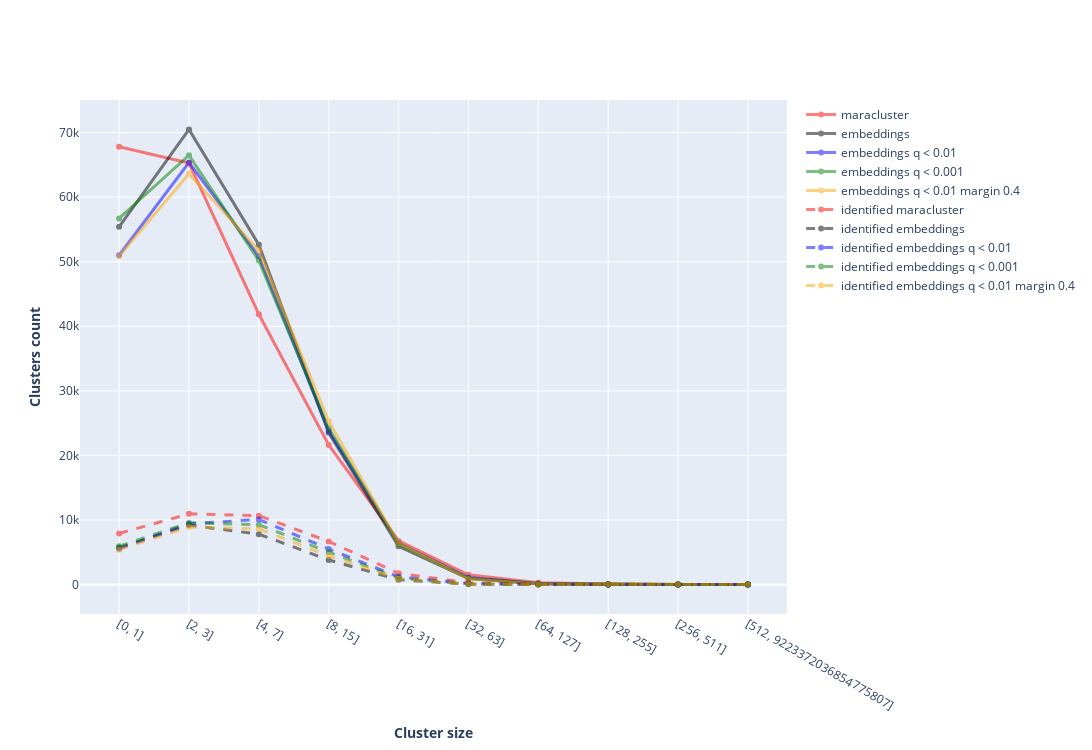

Source (notebook cell):
### Code cell
fig = go.Figure()

fig.update_layout(yaxis_title="<b>Clusters count</b>",
                  xaxis_title="<b>Cluster size</b>",
                  width=1500, height=750)

fig.add_trace(go.Scatter(x = maraclusters_quality['size'], 
                         y = maraclusters_quality['clusters'], 
                         mode="markers+lines",
                         name="maracluster",
                         opacity=0.5,
                         line=dict(color="red", width=3)))

fig.add_trace(go.Scatter(x = embeddings_quality['size'], 
                         y = embeddings_quality['clusters'], 
                         mode="markers+lines",
                         name="embeddings",
                         opacity=0.5,
                         line=dict(color="black", width=3)))

fig.add_trace(go.Scatter(x = q01_quality['size'], 
                         y = q01_quality['clusters'], 
                         mode="markers+lines",
                         name="embeddings q < 0.01",
                         opacity=0.5,
                         line=dict(color="blue", width=3)))

fig.add_trace(go.Scatter(x = q001_quality['size'], 
                         y = q001_quality['clusters'], 
                         mode="markers+lines", 
                         name="embeddings q < 0.001",
                         opacity=0.5,
                         line=dict(color="green", width=3)))

fig.add_trace(go.Scatter(x = q01_quality_04['size'], 
                         y = q01_quality_04['clusters'], 
                         mode="markers+lines",
                         name="embeddings q < 0.01 margin 0.4",
                         opacity=0.5,
                         line=dict(color="orange", width=3)))

fig.add_trace(go.Scatter(x = maraclusters_quality['size'], 
                         y = maraclusters_quality['identified clusters'], 
                         mode="markers+lines",
                         name="identified maracluster",
                         opacity=0.5,
                         line=dict(dash="dash", color="red", width=3)))

fig.add_trace(go.Scatter(x = embeddings_quality['size'], 
                         y = embeddings_quality['identified clusters'], 
                         mode="markers+lines",
                         name="identified embeddings",
                         opacity=0.5,
                         line=dict(dash="dash", color="black", width=3)))

fig.add_trace(go.Scatter(x = q01_quality['size'], 
                         y = q01_quality['identified clusters'], 
                         mode="markers+lines",
                         name="identified embeddings q < 0.01",
                         opacity=0.5,
                         line=dict(dash="dash", color="blue", width=3)))

fig.add_trace(go.Scatter(x = q001_quality['size'], 
                         y = q001_quality['identified clusters'], 
                         mode="markers+lines", 
                         name="identified embeddings q < 0.001",
                         opacity=0.5,
                         line=dict(dash="dash", color="green", width=3)))

fig.add_trace(go.Scatter(x = q01_quality_04['size'], 
                         y = q01_quality_04['identified clusters'], 
                         mode="markers+lines",
                         name="identified embeddings q < 0.01 margin 0.4",
                         opacity=0.5,
                         line=dict(dash="dash", color="orange", width=3)))

### Figure 1 — Plotly figure (JSON) as saved in the notebook; plotly's stock layout.template omitted (floating-point values rounded to 4 significant figures)
{"data": [{"line": {"color": "red", "width": 3}, "mode": "markers+lines", "name": "maracluster", "opacity": 0.5, "type": "scatter", "x": ["[0, 1]", "[2, 3]", "[4, 7]", "[8, 15]", "[16, 31]", "[32, 63]", "[64, 127]", "[128, 255]", "[256, 511]", "[512, 9223372036854775807]"], "y": [67806, 65268, 41860, 21621, 6753, 1512, 298, 66, 19, 1]}, {"line": {"color": "black", "width": 3}, "mode": "markers+lines", "name": "embeddings", "opacity": 0.5, "type": "scatter", "x": ["[0, 1]", "[2, 3]", "[4, 7]", "[8, 15]", "[16, 31]", "[32, 63]", "[64, 127]", "[128, 255]", "[256, 511]", "[512, 9223372036854775807]"], "y": [55401, 70474, 52615, 23488, 5925, 924, 141, 22, 2, 1]}, {"line": {"color": "blue", "width": 3}, "mode": "markers+lines", "name": "embeddings q < 0.01", "opacity": 0.5, "type": "scatter", "x": ["[0, 1]", "[2, 3]", "[4, 7]", "[8, 15]", "[16, 31]", "[32, 63]", "[64, 127]", "[128, 255]", "[256, 511]", "[512, 9223372036854775807]"], "y": [51006, 65337, 50835, 23768, 6387, 1089, 173, 25, 5, 1]}, {"line": {"color": "green", "width": 3}, "mode": "markers+lines", "name": "embeddings q < 0.001", "opacity": 0.5, "type": "scatter", "x": ["[0, 1]", "[2, 3]", "[4, 7]", "[8, 15]", "[16, 31]", "[32, 63]", "[64, 127]", "[128, 255]", "[256, 511]", "[512, 9223372036854775807]"], "y": [56690, 66490, 50173, 24203, 6311, 971, 118, 22, 9, 0]}, {"line": {"color": "orange", "width": 3}, "mode": "markers+lines", "name": "embeddings q < 0.01 margin 0.4", "opacity": 0.5, "type": "scatter", "x": ["[0, 1]", "[2, 3]", "[4, 7]", "[8, 15]", "[16, 31]", "[32, 63]", "[64, 127]", "[128, 255]", "[256, 511]", "[512, 9223372036854775807]"], "y": [50864, 63621, 51714, 25274, 6392, 876, 114, 19, 4, 1]}, {"line": {"color": "red", "dash": "dash", "width": 3}, "mode": "markers+lines", "name": "identified maracluster", "opacity": 0.5, "type": "scatter", "x": ["[0, 1]", "[2, 3]", "[4, 7]", "[8, 15]", "[16, 31]", "[32, 63]", "[64, 127]", "[128, 255]", "[256, 511]", "[512, 9223372036854775807]"], "y": [7909, 10947, 10673, 6678, 1748, 266, 57, 11, 4, 0]}, {"line": {"color": "black", "dash": "dash", "width": 3}, "mode": "markers+lines", "name": "identified embeddings", "opacity": 0.5, "type": "scatter", "x": ["[0, 1]", "[2, 3]", "[4, 7]", "[8, 15]", "[16, 31]", "[32, 63]", "[64, 127]", "[128, 255]", "[256, 511]", "[512, 9223372036854775807]"], "y": [5720, 9203, 7802, 3800, 757, 50, 2, 1, 0, 0]}, {"line": {"color": "blue", "dash": "dash", "width": 3}, "mode": "markers+lines", "name": "identified embeddings q < 0.01", "opacity": 0.5, "type": "scatter", "x": ["[0, 1]", "[2, 3]", "[4, 7]", "[8, 15]", "[16, 31]", "[32, 63]", "[64, 127]", "[128, 255]", "[256, 511]", "[512, 9223372036854775807]"], "y": [5556, 9429, 10071, 5501, 1196, 115, 11, 2, 0, 1]}, {"line": {"color": "green", "dash": "dash", "width": 3}, "mode": "markers+lines", "name": "identified embeddings q < 0.001", "opacity": 0.5, "type": "scatter", "x": ["[0, 1]", "[2, 3]", "[4, 7]", "[8, 15]", "[16, 31]", "[32, 63]", "[64, 127]", "[128, 255]", "[256, 511]", "[512, 9223372036854775807]"], "y": [5935, 9579, 9262, 5024, 1010, 67, 6, 0, 1, 0]}, {"line": {"color": "orange", "dash": "dash", "width": 3}, "mode": "markers+lines", "name": "identified embeddings q < 0.01 margin 0.4", "opacity": 0.5, "type": "scatter", "x": ["[0, 1]", "[2, 3]", "[4, 7]", "[8, 15]", "[16, 31]", "[32, 63]", "[64, 127]", "[128, 255]", "[256, 511]", "[512, 9223372036854775807]"], "y": [5397, 8896, 8604, 4447, 904, 63, 5, 2, 0, 0]}], "layout": {"height": 750, "width": 1500, "xaxis": {"title": {"text": "<b>Cluster size</b>"}}, "yaxis": {"title": {"text": "<b>Clusters count</b>"}}}}
